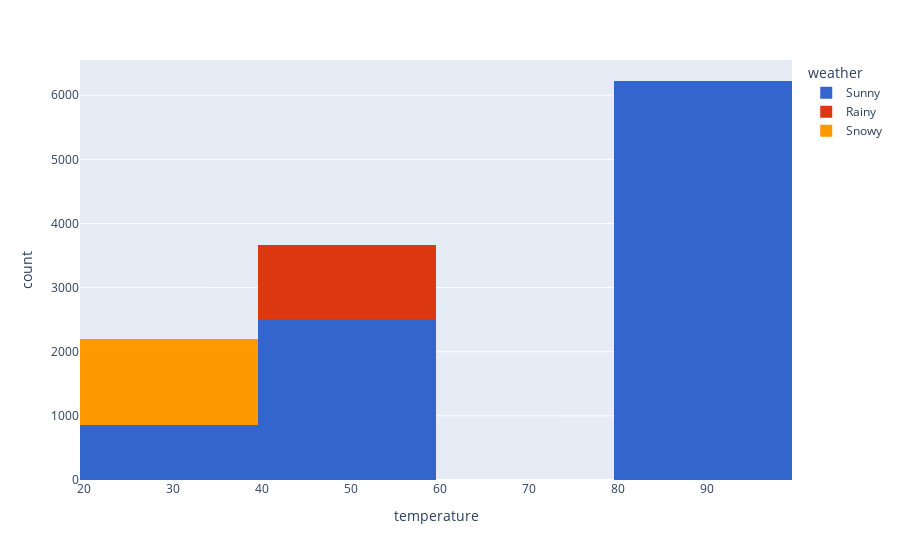

Notebook source saved alongside this figure:
### Code cell
px.histogram(data_frame=df,x='temperature',color='weather',color_discrete_sequence=px.colors.qualitative.G10)

### Figure 1 — Plotly figure (JSON) as saved in the notebook; plotly's stock layout.template omitted (floating-point values rounded to 4 significant figures; data arrays with more than 128 entries replaced by an {"elided": "..."} marker saying what was removed)
{"data": [{"alignmentgroup": "True", "bingroup": "x", "hovertemplate": "weather=Sunny<br>temperature=%{x}<br>count=%{y}<extra></extra>", "legendgroup": "Sunny", "marker": {"color": "#3366CC"}, "name": "Sunny", "offsetgroup": "Sunny", "orientation": "v", "showlegend": true, "type": "histogram", "x": {"elided": "9601 int values"}, "xaxis": "x", "yaxis": "y"}, {"alignmentgroup": "True", "bingroup": "x", "hovertemplate": "weather=Rainy<br>temperature=%{x}<br>count=%{y}<extra></extra>", "legendgroup": "Rainy", "marker": {"color": "#DC3912"}, "name": "Rainy", "offsetgroup": "Rainy", "orientation": "v", "showlegend": true, "type": "histogram", "x": {"elided": "1147 int values"}, "xaxis": "x", "yaxis": "y"}, {"alignmentgroup": "True", "bingroup": "x", "hovertemplate": "weather=Snowy<br>temperature=%{x}<br>count=%{y}<extra></extra>", "legendgroup": "Snowy", "marker": {"color": "#FF9900"}, "name": "Snowy", "offsetgroup": "Snowy", "orientation": "v", "showlegend": true, "type": "histogram", "x": {"elided": "1331 int values"}, "xaxis": "x", "yaxis": "y"}], "layout": {"barmode": "relative", "legend": {"title": {"text": "weather"}, "tracegroupgap": 0}, "margin": {"t": 60}, "xaxis": {"anchor": "y", "domain": [0, 1], "title": {"text": "temperature"}}, "yaxis": {"anchor": "x", "domain": [0, 1], "title": {"text": "count"}}}}
